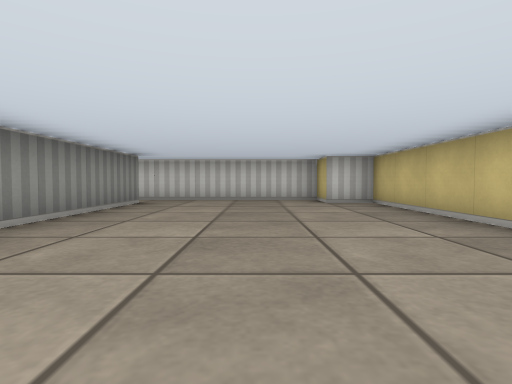
View 1 (above)

19 first-person views from a walk through a cub3D maze. The camera is about half as high as the walls, tilts 2° down and sees 80° across. The floor is counted in squares. Each view is taken from the middle of a square. On the plan, view 1 faces up. The plan holds only what a view shows up to about 9 squares ahead; the rest is blank.

View 2
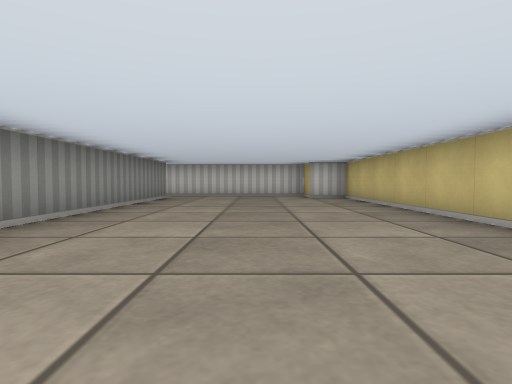

View 3
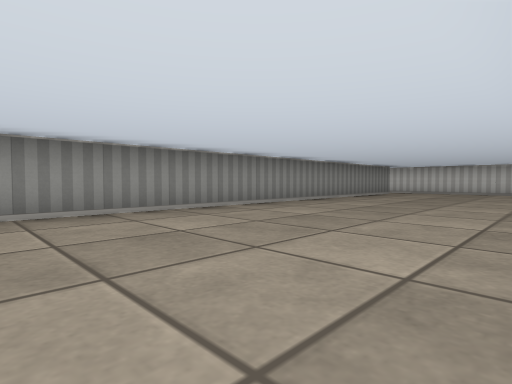

View 4
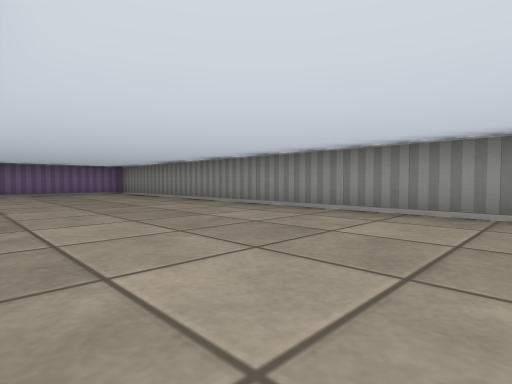

View 5
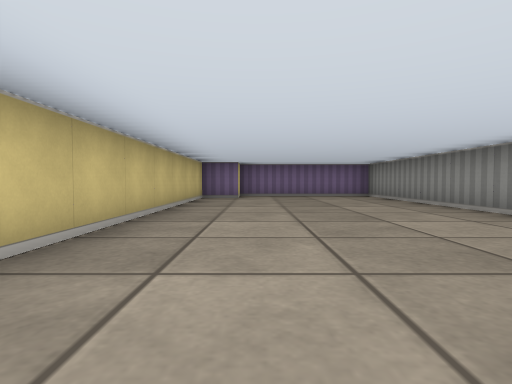

View 6
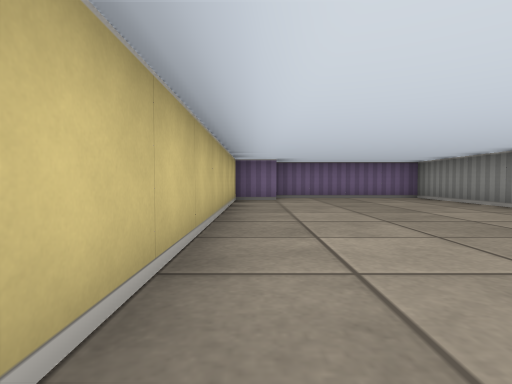

View 7
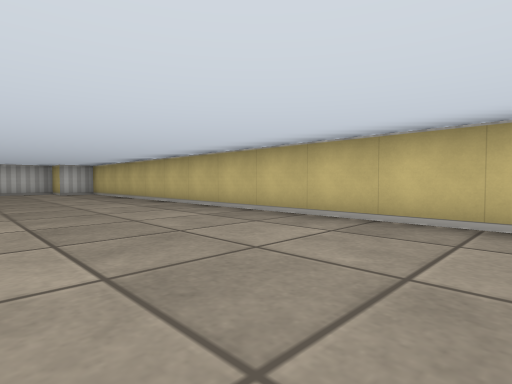

View 8
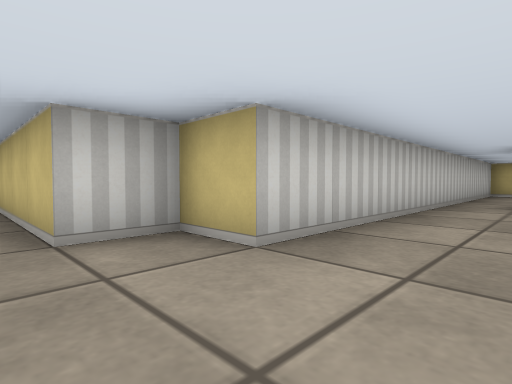

View 9
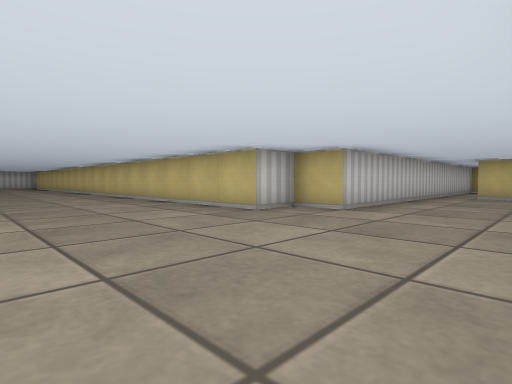

View 10
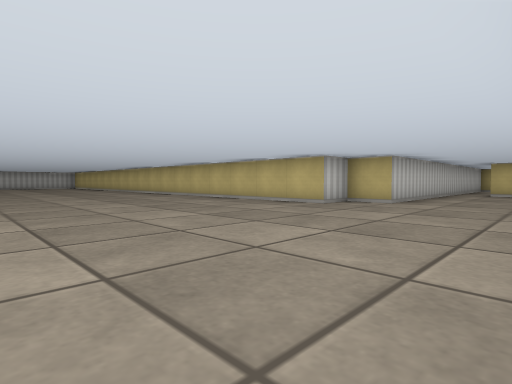

View 11
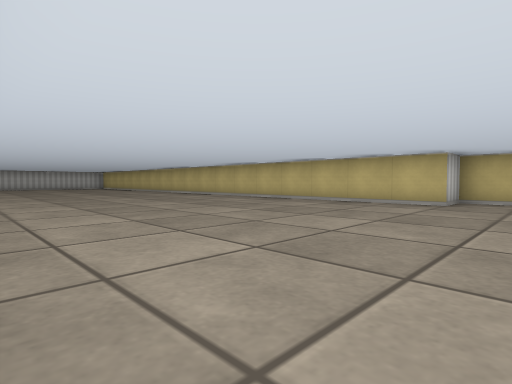

View 12
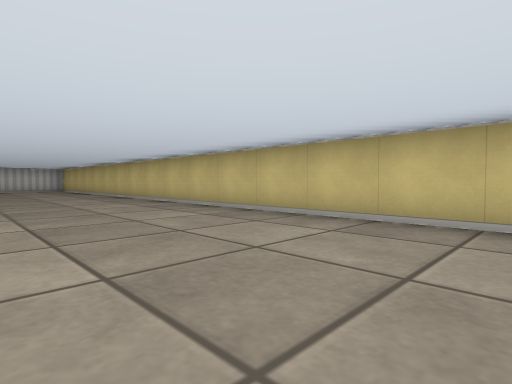

View 13
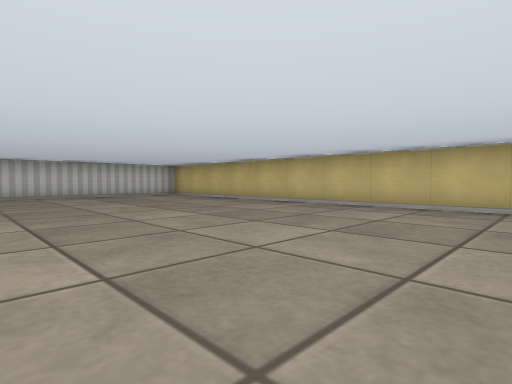

View 14
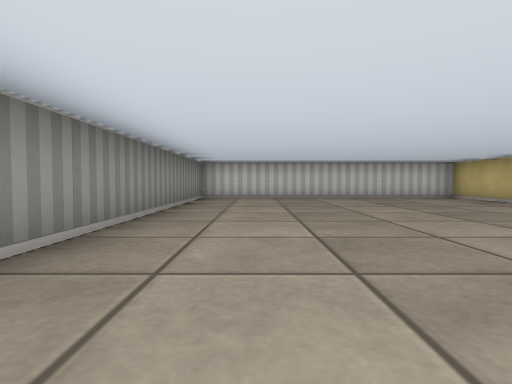

View 15
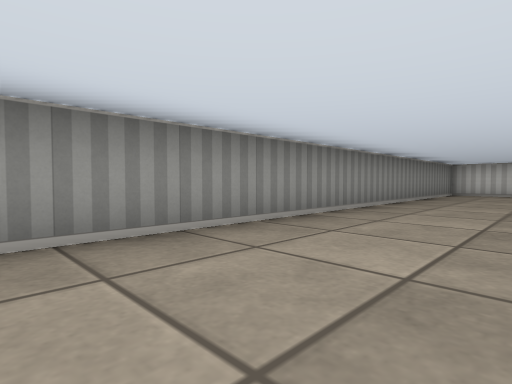

View 16
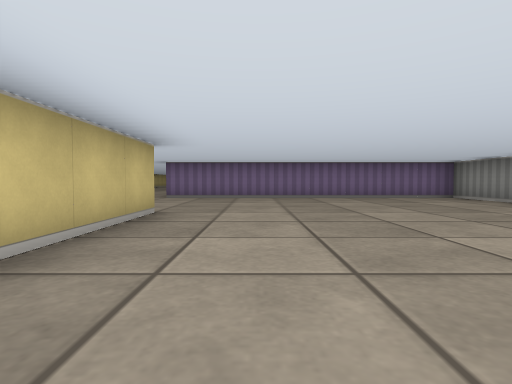

View 17
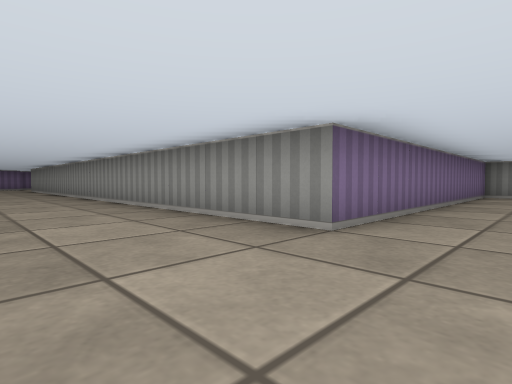

View 18
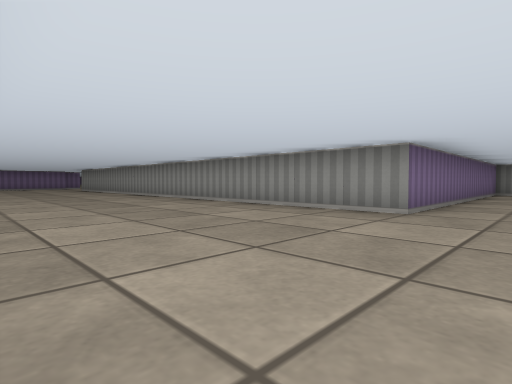

View 19
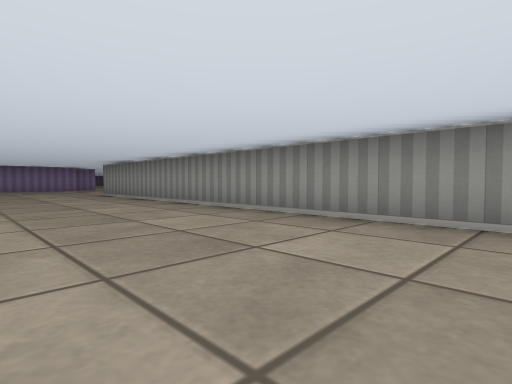

### Floor plan
Ten units are one square. View 1 is at (0, 0); x grows to the right and y downward. Boxes are objects, and circles mark ways between rooms. Rooms are numbered by the first view taken in them; rooms with no view inside come last. Other rooms are left out.
<svg viewBox="-170 -270 200 410">
<path fill="none" stroke="#000" d="M14 125 25 125 25 -65 15 -65 15 -75 -35 -75M-25 -65 -25 135 15 135M-35 -75 -85 -75 -85 -85 -95 -85 -95 -265 -165 -265 -165 -151M-165 -65 -165 -45 -85 -45 -85 92M-35 -58 -35 -65"/>
<circle cx="-30" cy="-70" r="3" fill="#2a7"/>
<text x="0" y="30">1</text>
<text x="-100" y="-80">2</text>
</svg>
Room 1 opens to room 2.

Where each view was taken, in squares from view 1:
view 1: 0 up, 0 right, facing up
view 2: 2 down, 0 right, facing up
view 3: 5 down, 2 right, facing up-left
view 4: 2 down, 2 right, facing down-left
view 5: 4 down, 1 right, facing down
view 6: 5 down, 2 right, facing down
view 7: 5 down, 1 left, facing up-right
view 8: 6 up, 10 left, facing up-right
view 9: 5 up, 13 left, facing up-right
view 10: 5 up, 15 left, facing up-right
view 11: 7 up, 16 left, facing up-right
view 12: 11 up, 13 left, facing up-right
view 13: 17 up, 15 left, facing up-right
view 14: 18 up, 15 left, facing up
view 15: 15 up, 14 left, facing up-left
view 16: 13 up, 11 left, facing down
view 17: 6 up, 6 left, facing down-left
view 18: 6 up, 4 left, facing down-left
view 19: 0 up, 5 left, facing down-left
